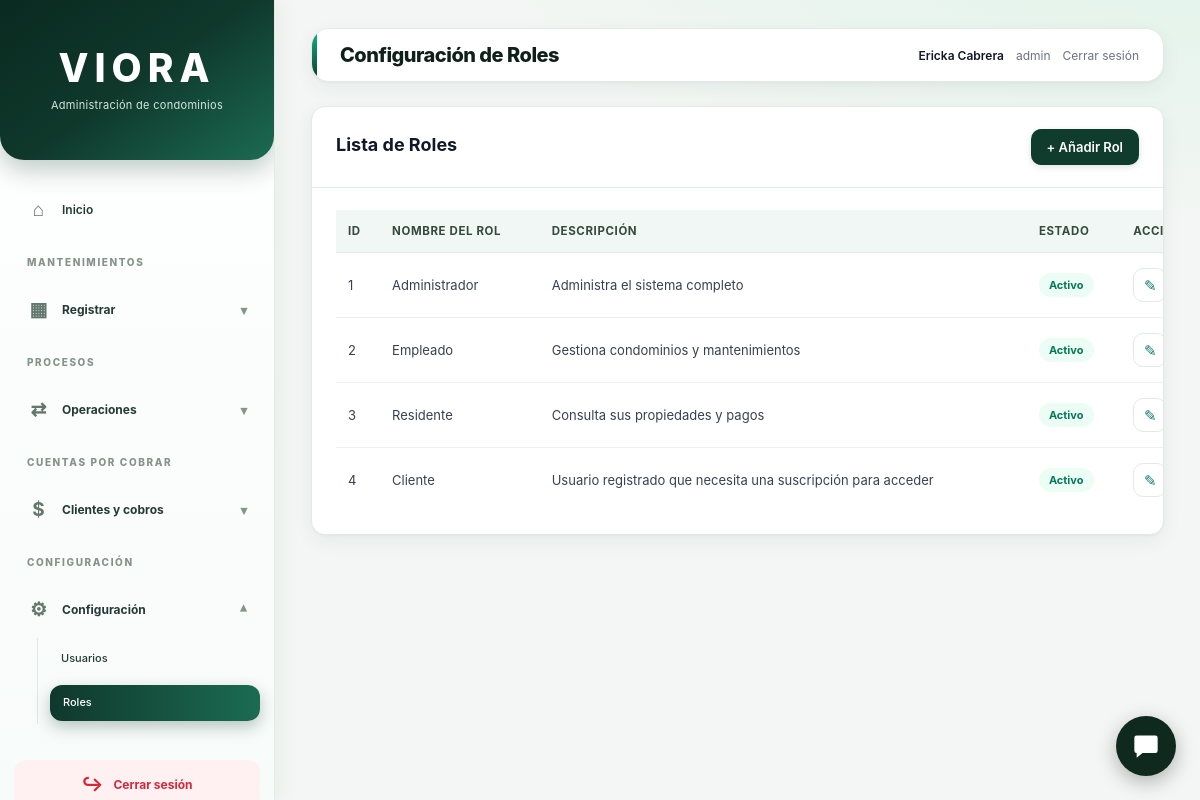
/Viora/configuracion/roles.php (signed in), run on the app's committed database.
### tables this page shows
CREATE TABLE `role` (
  `id_roles` bigint(20) NOT NULL,
  `nombre` varchar(60) NOT NULL,
  `descripcion` varchar(255) DEFAULT NULL,
  `activo` tinyint(1) DEFAULT 1
);

### Viora/configuracion/roles.php (the view, shortened to what this page needs)
<?php
require_once '../conf/conexion.php';
$nombre = $_SESSION['nombre_usuario'] ?? 'Usuario';
$usuario = $_SESSION['usuario'] ?? '';
function esc($valor) {
    return htmlspecialchars((string)($valor ?? ''), ENT_QUOTES, 'UTF-8');
}
$result = $conexion->query(
    'SELECT id_roles, nombre, descripcion, activo
     FROM role
     ORDER BY id_roles ASC'
);
?>
<!DOCTYPE html>
<html lang="es">
<head>
    <link rel="stylesheet" href="../estilos/styleP.css?v=6">
</head>
<body>
<div class="diseño">
    <?php include '../mantenimientos/menu_lateral.php'; ?>
    <main class="contenido">
        <header class="contenido__superior">
            <h1 class="titulo">Configuración de Roles</h1>
            <div class="filtros" role="group" aria-label="Usuario actual">
                <span class="filtro filtro--activo">
                    <?= esc($nombre) ?>
                </span>
                <span class="filtro">
                    <?= esc($usuario) ?>
                </span>
                <a href="../login/logout.php"
                   class="filtro"
                   style="text-decoration:none;">
                    Cerrar sesión
                </a>
            </div>
        </header>
        <section class="modulo">
            <div class="modulo__header">
                <h2 class="modulo__titulo">
                    Lista de Roles
                </h2>
                <button type="button"
                        id="btnNuevo"
                        class="btn-primario">
                    + Añadir Rol
                </button>
            </div>
            <div class="modulo__cuerpo tabla-contenedor">
                <table class="tabla">
                    <thead>
                        <tr>
                            <th>ID</th>
                            <th>Nombre del Rol</th>
                            <th>Descripción</th>
                            <th>Estado</th>
                            <th>Acciones</th>
                        </tr>
                    </thead>
                    <tbody>
                    <?php if ($result && $result->num_rows > 0): ?>
                        <?php while ($row = $result->fetch_assoc()): ?>
                            <tr>
                                <td>
                                    <?= (int)$row['id_roles'] ?>
                                </td>
                                <td>
                                    <?= esc($row['nombre']) ?>
                                </td>
                                <td>
                                    <?= esc($row['descripcion'] ?: 'Sin descripción') ?>
                                </td>
                                <td>
                                    <span class="badge <?= $row['activo'] ? 'badge--activo' : 'badge--inactivo' ?>">
                                        <?= $row['activo'] ? 'Activo' : 'Inactivo' ?>
                                    </span>
                                </td>
                                <td class="tabla__acciones">
                                    <button type="button"
                                            class="btn-icono btn-icono--editar btn-edit"
                                            data-id="<?= (int)$row['id_roles'] ?>"
                                            title="Editar rol"
                                            aria-label="Editar rol">
                                        ✎
                                    </button>
                                </td>
                            </tr>
                        <?php endwhile; ?>
                    <?php endif; ?>
                    </tbody>
                </table>
            </div>
        </section>
    </main>
</div>
</body>
</html>

### Viora/estilos/styleP.css (style rules this page uses)
:root { --fondo: #f4f5f7; --panel: #ffffff; --texto: #111827; --tenue: #6b7280; --borde: #e5e7eb; --sombra: 0 4px 20px rgba(0, 0, 0, .04); --lateral-fondo: #ffffff; --lateral-texto: #374151; --lateral-hover: #f3f4f6; --lateral-activo: #0f291e; --lateral-activo-texto: #ffffff; --color-primario: #0f291e; --verde-esmeralda: #10b981; }
*, *::before, *::after { box-sizing: border-box; }
html, body { height: 100%; margin: 0; padding: 0; }
body { font-family: -apple-system, BlinkMacSystemFont, "Segoe UI", Roboto, Helvetica, Arial, sans-serif; color: var(--texto); background: var(--fondo); -webkit-font-smoothing: antialiased; }
.diseño { display: flex; min-height: 100vh; }
.contenido { flex: 1; padding: 24px 32px; overflow-y: auto; min-width: 0; }
.contenido__superior { display: flex; align-items: center; justify-content: space-between; gap: 20px; margin-bottom: 24px; background: var(--panel); padding: 14px 22px; border-radius: 16px; border: 1px solid var(--borde); box-shadow: var(--sombra); }
.contenido__superior .titulo { margin: 0; font-size: 20px; font-weight: 800; color: var(--texto); }
.filtros { display: flex; align-items: center; gap: 12px; }
.filtro { font-size: 12px; color: var(--tenue); }
.filtro--activo { font-weight: 600; color: var(--texto); }
.modulo { background: var(--panel); border: 1px solid var(--borde); border-radius: 16px; box-shadow: var(--sombra); overflow: hidden; }
.modulo__header { display: flex; justify-content: space-between; align-items: center; flex-wrap: wrap; gap: 16px; padding: 22px 24px; border-bottom: 1px solid var(--borde); }
.modulo__titulo { margin: 0 0 6px; color: var(--texto); font-size: 18px; font-weight: 700; }
.modulo__cuerpo { padding: 22px 24px; overflow-x: auto; }
.tabla { width: 100%; min-width: 900px; border-collapse: collapse; text-align: left; }
.tabla thead th { padding: 14px 12px; background: #0F382B; color: #FFFFFF; font-size: 11px; font-weight: 700; text-transform: uppercase; letter-spacing: .4px; white-space: nowrap; }
.tabla tbody td { padding: 15px 12px; border-bottom: 1px solid #edf0f2; color: #374151; font-size: 13px; vertical-align: middle; }
.tabla tbody tr:last-child td { border-bottom: none; }
.btn-icono { display: inline-flex; align-items: center; justify-content: center; width: 34px; height: 34px; padding: 0; border: 1px solid var(--borde); border-radius: 999px; background: #ffffff; cursor: pointer; font-size: 15px; }
.btn-edit { color: #0f766e; }
.badge { display: inline-block; padding: 5px 10px; border-radius: 999px; font-size: 11px; font-weight: 700; white-space: nowrap; }
.badge--activo { background: #ecfdf5; color: #047857; }
.btn-primario { display: inline-flex; align-items: center; justify-content: center; gap: 8px; background-color: #103c2e; color: #ffffff; padding: 10px 16px; border: none; border-radius: 7px; font-family: inherit; font-size: 13px; font-weight: 600; cursor: pointer; white-space: nowrap; box-shadow: 0 2px 6px rgba(16, 60, 46, 0.15); transition: all 0.2s ease; }
:root { --viora-verde: #0F382B; --viora-verde-hover: #185743; --viora-verde-claro: #E3F4EC; --viora-texto: #233B34; --viora-gris: #84938C; --viora-borde: #E7EDE9; }
.diseño { display: flex; min-height: 100vh; width: 100%; }
.diseño > .contenido { flex: 1; min-width: 0; }
@media (max-width:1250px) { .contenido__superior { flex-wrap:wrap } }

### data on the page
role: id_roles "1", nombre "Administrador", descripcion "Administra el sistema completo", activo "Activo"
role: id_roles "2", nombre "Empleado", descripcion "Gestiona condominios y mantenimientos", activo "Activo"
role: id_roles "3", nombre "Residente", descripcion "Consulta sus propiedades y pagos", activo "Activo"
role: id_roles "4", nombre "Cliente", descripcion "Usuario registrado que necesita una suscripción para acceder", activo "Activo"

### other printed values
$nombre "Ericka Cabrera"
$usuario "admin"
